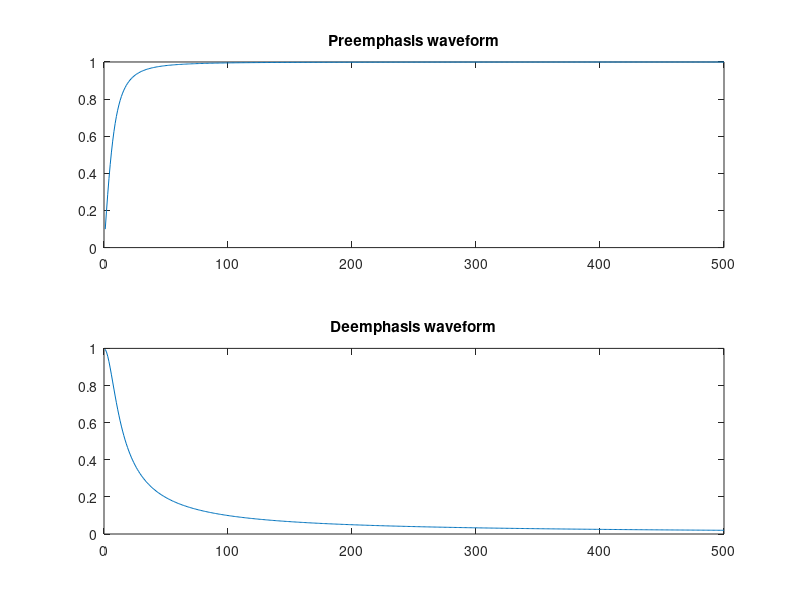

The MATLAB script that drew this image:
clc;
close all;
clear all;
fl=10;
for f=1:500
x(f)=(1/sqrt(1+(fl/f)^2));
f2(f)=f;
end
subplot(2,1,1);
plot(f2,x);
title('Preemphasis waveform');
for f=1:500
y(f)=(1/sqrt(1+(f/fl)^2));
f3(f) = f;
end
subplot(2,1,2);
plot(f3,y);
title('Deemphasis waveform');
